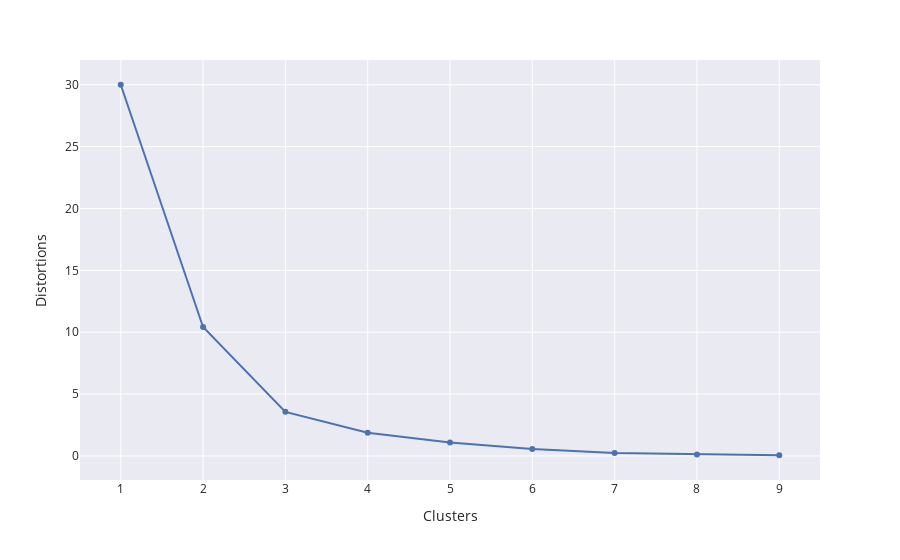

Source (notebook cell):
### Code cell
# elbow method to identify the right amount of clusters for K-Means
clustering.kmeans_elbow_plot(scaled_selected_data, (1, 10))

### Figure 1 — Plotly figure (JSON) as saved in the notebook; plotly's stock layout.template omitted (floating-point values rounded to 4 significant figures)
{"data": [{"hovertemplate": "Clusters=%{x}<br>Distortions=%{y}<extra></extra>", "legendgroup": "", "line": {"color": "rgb(76,114,176)", "dash": "solid"}, "marker": {"symbol": "circle"}, "mode": "lines+markers", "name": "", "orientation": "v", "showlegend": false, "type": "scatter", "x": [1, 2, 3, 4, 5, 6, 7, 8, 9], "xaxis": "x", "y": [30.0, 10.42, 3.56, 1.877, 1.08, 0.5604, 0.2336, 0.1176, 0.05295], "yaxis": "y"}], "layout": {"legend": {"tracegroupgap": 0}, "margin": {"t": 60}, "xaxis": {"anchor": "y", "domain": [0, 1], "title": {"text": "Clusters"}}, "yaxis": {"anchor": "x", "domain": [0, 1], "title": {"text": "Distortions"}}}}
